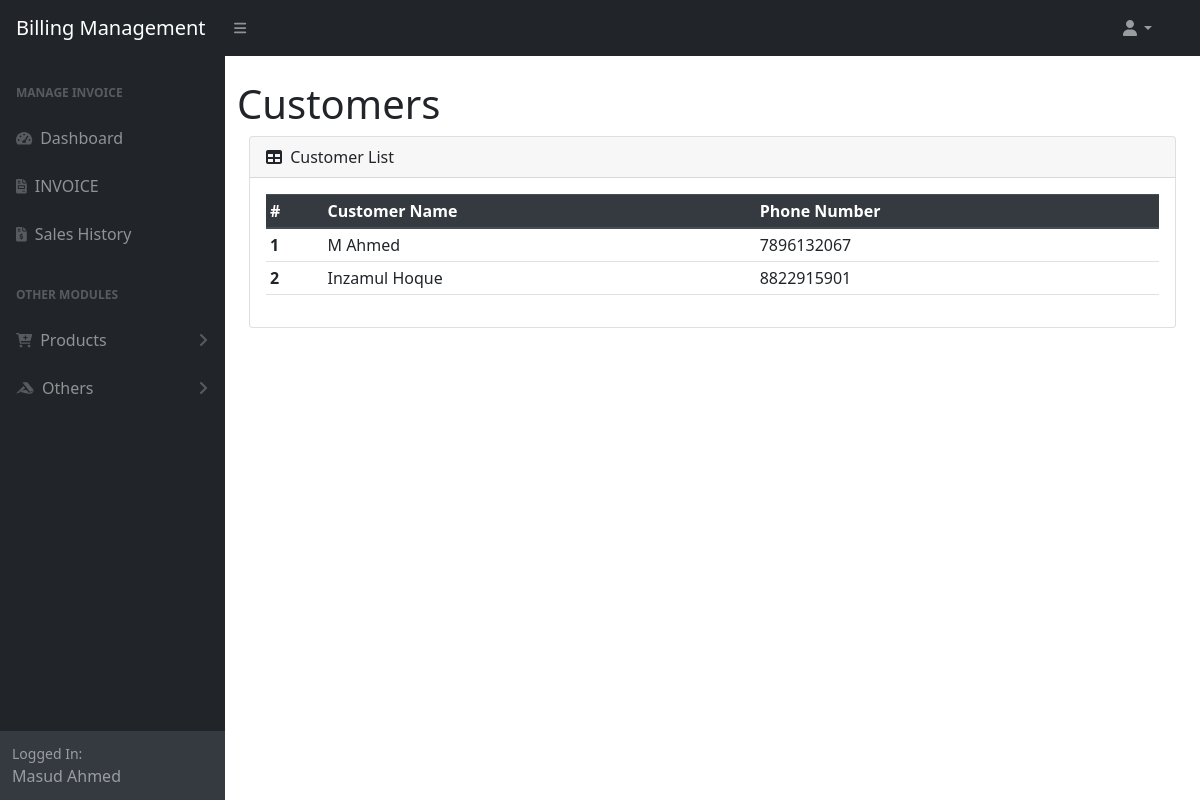
Before: /customer_list.php (signed in) with the older database file.
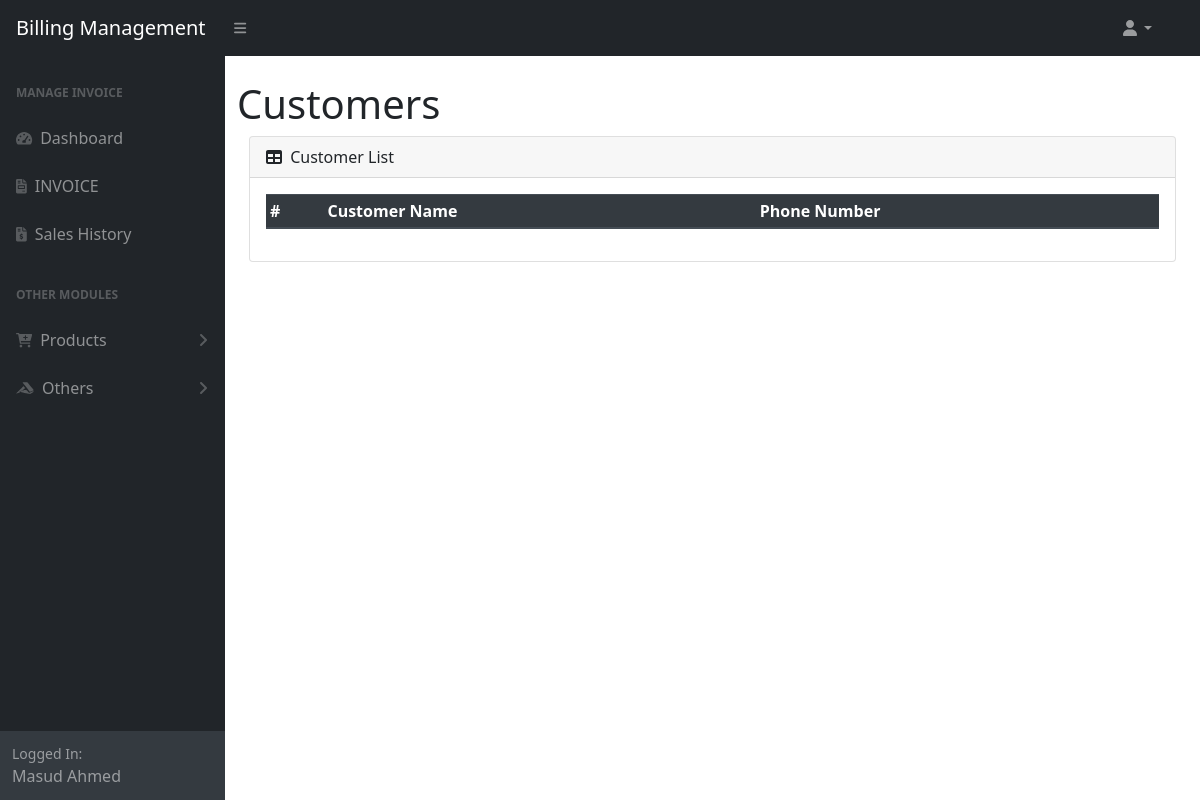
After: the same page with the newer database file.
### tables this page shows
CREATE TABLE `user` (
  `id` int(11) NOT NULL,
  `name` varchar(50) NOT NULL,
  `mobile` varchar(10) NOT NULL,
  `email` varchar(100) DEFAULT NULL
);

### customer_list.php (the view, shortened to what this page needs)
<?php require_once 'menu/header.php' ?>
<div class="container-fluid">
    <h1 class="mt-4">Customers</h1>
    <div class="container">
        <div class="card mb-4">
            <div class="card-header">
                <i class="fas fa-table me-1"></i>
                Customer List
            </div>
            <div class="card-body">
                <table id="datatablesSimple" class="table table-sm">
                    <thead class="thead-dark">
                        <tr>
                            <th scope="col">#</th>
                            <th scope="col">Customer Name</th>
                            <th scope="col">Phone Number</th>
                        </tr>
                    </thead>
                    <tbody>
                        <?php
                        $sql = "SELECT * FROM `user` WHERE `email` IS NULL";
                        $res = mysqli_query($conn, $sql);
                        if ($res) {
                            if (mysqli_num_rows($res) > 0) {
                                $sl = 0;
                                while ($data = mysqli_fetch_assoc($res)) {
                                    ++$sl;
                                    $cname = $data['name'];
                                    $phone = $data['mobile'];
                        ?>
                                    <tr>
                                        <th scope="row"><?= $sl ?></th>
                                        <td><?= $cname ?></td>
                                        <td><?= $phone ?></td>
                                    </tr>
                        <?php
                                }
                            } else {
                                $_SESSION['msg'] = "No Data Available";
                            }
                        } else {
                            $_SESSION['msg'] = mysqli_error($conn);
                        }
                        ?>
                    </tbody>
                </table>
            </div>
        </div>
    </div>
</div>
<br>
<?php require_once 'menu/footer.php' ?>

Changed rows visible on the page:
removed user: name "M Ahmed", mobile "7896132067"
removed user: name "Inzamul Hoque", mobile "8822915901"
